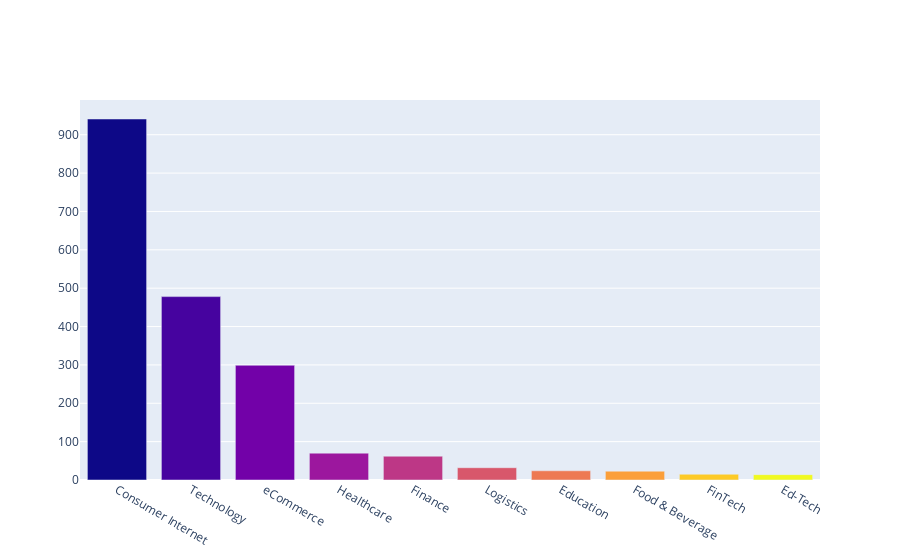

This figure's notebook cell:
### Code cell
label10=np.arange(0,10)
top=data["IndustryVertical"].value_counts().head(10)
fig=go.Figure(data=[go.Bar(y=top.values,x=top.index, marker={'color':label10})])
fig

### Figure 1 — Plotly figure (JSON) as saved in the notebook; plotly's stock layout.template omitted (floating-point values rounded to 4 significant figures)
{"data": [{"marker": {"color": [0, 1, 2, 3, 4, 5, 6, 7, 8, 9]}, "type": "bar", "x": ["Consumer Internet", "Technology", "eCommerce", "Healthcare", "Finance", "Logistics", "Education", "Food & Beverage", "FinTech", "Ed-Tech"], "y": [941, 478, 299, 70, 62, 32, 24, 23, 15, 14]}], "layout": {}}
